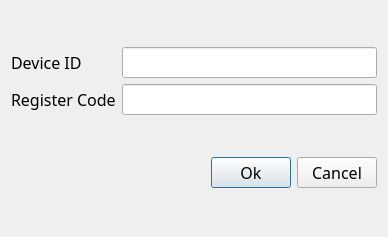
<?xml version="1.0" encoding="UTF-8"?>
<ui version="4.0">
 <class>RegisterDialog</class>
 <widget class="QDialog" name="RegisterDialog">
  <property name="geometry">
   <rect>
    <x>0</x>
    <y>0</y>
    <width>388</width>
    <height>237</height>
   </rect>
  </property>
  <property name="font">
   <font>
    <family>微软雅黑</family>
    <pointsize>12</pointsize>
   </font>
  </property>
  <property name="windowTitle">
   <string>User Register</string>
  </property>
  <property name="windowIcon">
   <iconset resource="resources.qrc">
    <normaloff>:/icons/WindowIcon</normaloff>:/icons/WindowIcon</iconset>
  </property>
  <layout class="QVBoxLayout" name="verticalLayout">
   <item>
    <layout class="QGridLayout" name="gridLayout">
     <item row="0" column="0">
      <widget class="QLabel" name="label">
       <property name="text">
        <string>Device ID</string>
       </property>
       <property name="buddy">
        <cstring>deviceIdEdit</cstring>
       </property>
      </widget>
     </item>
     <item row="0" column="1">
      <widget class="QLineEdit" name="deviceIdEdit">
       <property name="enabled">
        <bool>true</bool>
       </property>
       <property name="readOnly">
        <bool>true</bool>
       </property>
      </widget>
     </item>
     <item row="1" column="0">
      <widget class="QLabel" name="label_2">
       <property name="text">
        <string>Register Code</string>
       </property>
       <property name="buddy">
        <cstring>registerCodeEdit</cstring>
       </property>
      </widget>
     </item>
     <item row="1" column="1">
      <widget class="QLineEdit" name="registerCodeEdit"/>
     </item>
    </layout>
   </item>
   <item>
    <layout class="QHBoxLayout" name="horizontalLayout">
     <item>
      <spacer name="horizontalSpacer">
       <property name="orientation">
        <enum>Qt::Horizontal</enum>
       </property>
       <property name="sizeHint" stdset="0">
        <size>
         <width>40</width>
         <height>20</height>
        </size>
       </property>
      </spacer>
     </item>
     <item>
      <widget class="QPushButton" name="okButton">
       <property name="text">
        <string>Ok</string>
       </property>
       <property name="default">
        <bool>true</bool>
       </property>
      </widget>
     </item>
     <item>
      <widget class="QPushButton" name="cancelButton">
       <property name="text">
        <string>Cancel</string>
       </property>
      </widget>
     </item>
    </layout>
   </item>
  </layout>
 </widget>
 <tabstops>
  <tabstop>registerCodeEdit</tabstop>
  <tabstop>deviceIdEdit</tabstop>
 </tabstops>
 <resources>
  <include location="resources.qrc"/>
 </resources>
 <connections>
  <connection>
   <sender>cancelButton</sender>
   <signal>clicked()</signal>
   <receiver>RegisterDialog</receiver>
   <slot>reject()</slot>
   <hints>
    <hint type="sourcelabel">
     <x>321</x>
     <y>164</y>
    </hint>
    <hint type="destinationlabel">
     <x>351</x>
     <y>136</y>
    </hint>
   </hints>
  </connection>
 </connections>
</ui>
